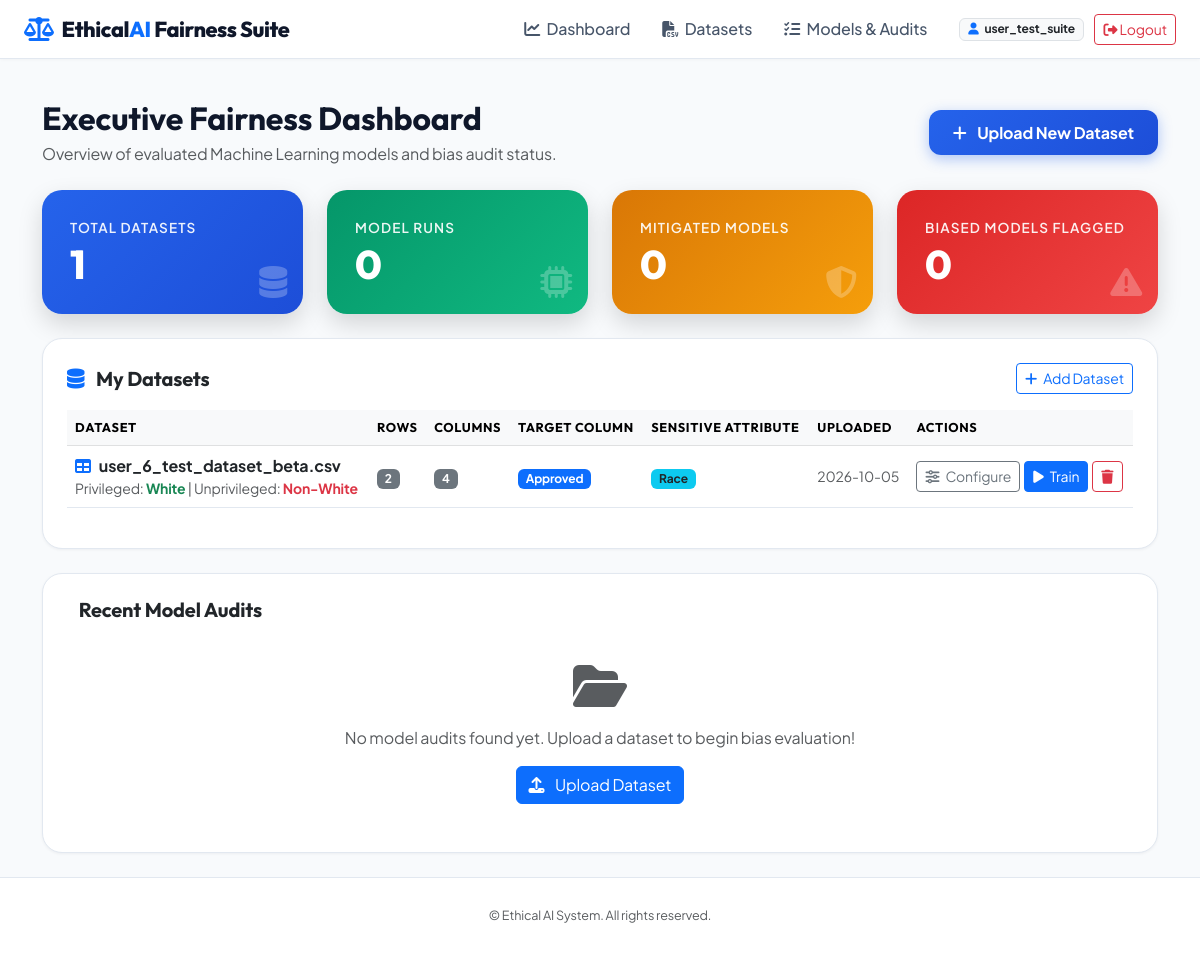
The page /dashboard (signed in) on the database as committed earlier.
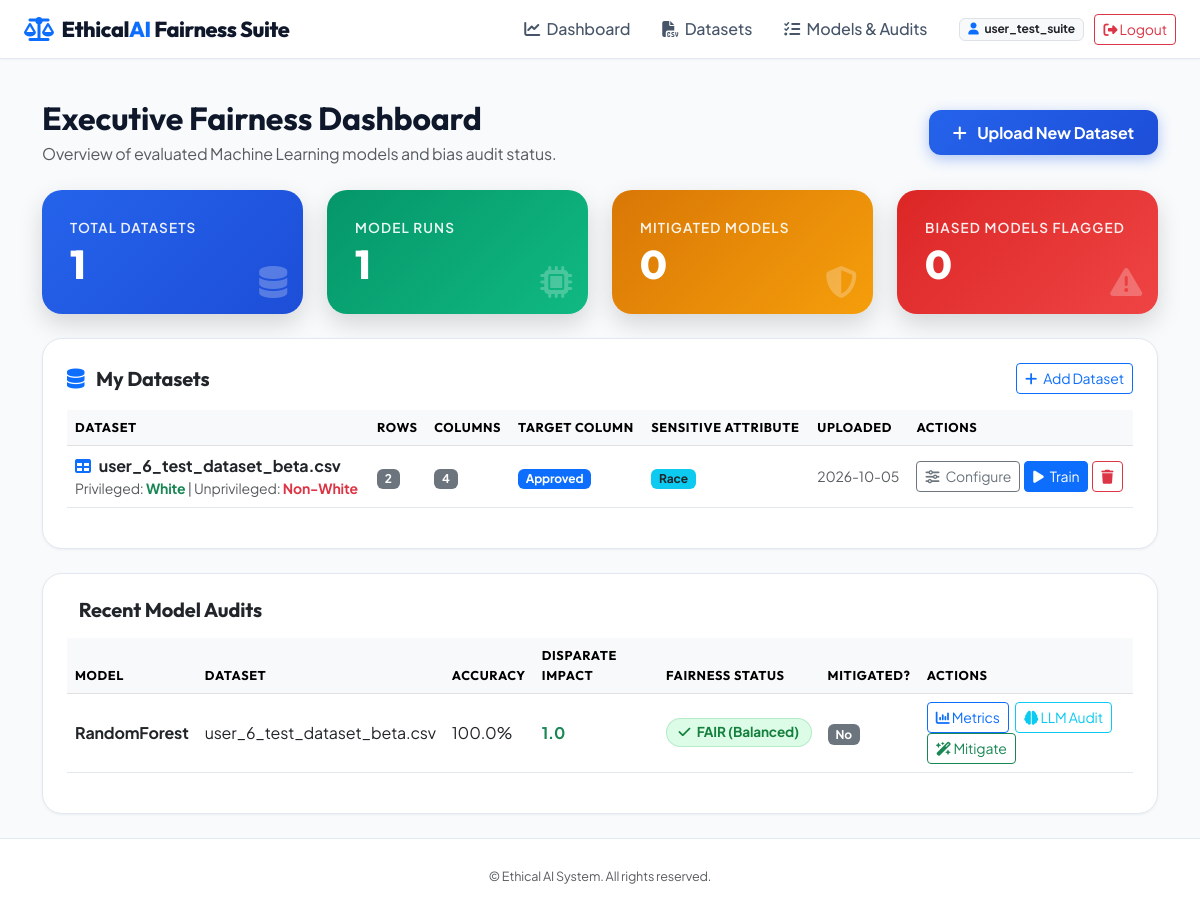
The same page on the database as committed later.
### tables this page shows
CREATE TABLE datasets (
    id INTEGER PRIMARY KEY AUTOINCREMENT,
    user_id INTEGER NOT NULL,
    filename VARCHAR(255) NOT NULL,
    filepath VARCHAR(255) NOT NULL,
    row_count INTEGER DEFAULT 0,
    column_count INTEGER DEFAULT 0,
    target_column VARCHAR(100),
    sensitive_column VARCHAR(100),
    privileged_group VARCHAR(100),
    unprivileged_group VARCHAR(100),
    uploaded_at TIMESTAMP DEFAULT CURRENT_TIMESTAMP, csv_content TEXT,
    FOREIGN KEY (user_id) REFERENCES users(id) ON DELETE CASCADE
);

CREATE TABLE model_runs (
    id INTEGER PRIMARY KEY AUTOINCREMENT,
    user_id INTEGER NOT NULL,
    dataset_id INTEGER NOT NULL,
    model_name VARCHAR(100) NOT NULL,
    accuracy REAL NOT NULL,
    precision_score REAL NOT NULL,
    recall_score REAL NOT NULL,
    f1_score REAL NOT NULL,
    disparate_impact REAL NOT NULL,
    demographic_parity_diff REAL NOT NULL,
    equalized_odds_diff REAL NOT NULL,
    equal_opportunity_diff REAL NOT NULL,
    is_mitigated BOOLEAN DEFAULT 0,
    mitigation_method VARCHAR(100) DEFAULT 'None',
    confusion_matrix_json TEXT NOT NULL,
    fairness_status VARCHAR(50) DEFAULT 'Unchecked',
    created_at TIMESTAMP DEFAULT CURRENT_TIMESTAMP,
    FOREIGN KEY (user_id) REFERENCES users(id) ON DELETE CASCADE,
    FOREIGN KEY (dataset_id) REFERENCES datasets(id) ON DELETE CASCADE
);

### app.py (the view)
@app.route('/dashboard')
@login_required
def dashboard():
    user_id = session['user_id']
    datasets = get_user_datasets(user_id)
    conn = get_db_connection()
    cursor = conn.cursor()
    cursor.execute(
        """SELECT m.*, d.filename FROM model_runs m
           JOIN datasets d ON m.dataset_id = d.id
           WHERE m.user_id = ? ORDER BY m.created_at DESC""",
        (user_id,)
    )
    model_runs = [dict(r) for r in cursor.fetchall()]
    conn.close()
    mitigated_count = sum(1 for r in model_runs if r['is_mitigated'])
    biased_count = sum(1 for r in model_runs if 'BIASED' in r['fairness_status'])
    return render_template(
        'dashboard.html',
        datasets=datasets,
        model_runs=model_runs,
        mitigated_count=mitigated_count,
        biased_count=biased_count
    )

### app.py (called while the page is built)
def login_required(f):
    from functools import wraps
    @wraps(f)
    def decorated_function(*args, **kwargs):
        if 'user_id' not in session:
            flash('Please log in to access this page.', 'warning')
            return redirect(url_for('login_page'))
        return f(*args, **kwargs)
    return decorated_function

### models/auth.py (called while the page is built)
def get_db_connection():
    conn = sqlite3.connect(Config.DATABASE_PATH, timeout=30.0)
    conn.row_factory = sqlite3.Row
    return conn

### models/dataset_manager.py (called while the page is built)
def get_user_datasets(user_id):
    conn = get_db_connection()
    cursor = conn.cursor()
    cursor.execute("SELECT * FROM datasets WHERE user_id = ? ORDER BY uploaded_at DESC", (user_id,))
    datasets = cursor.fetchall()
    conn.close()
    return [dict(d) for d in datasets]

### templates/dashboard.html (shortened to what the changed rows need)
{% extends "base.html" %}
{% block content %}
<div class="container py-4">
    <div class="d-flex justify-content-between align-items-center mb-4">
        <div>
            <h2 class="fw-bold mb-1">Executive Fairness Dashboard</h2>
        </div>
    </div>
    <div class="row g-4 mb-4">
        <div class="col-md-3">
            <div class="card card-custom metric-card success">
                <div class="metric-label">Model Runs</div>
                <div class="metric-val">{{ model_runs|length }}</div>
                <i class="fa-solid fa-microchip position-absolute end-0 bottom-0 m-3 opacity-25 fa-2x"></i>
            </div>
        </div>
    </div>
    <div class="card card-custom p-4 mb-4">
        {% if datasets %}
            <div class="table-responsive">
                <table class="table table-hover align-middle">
                    <thead class="table-light">
                        <tr>
                            <th>Dataset</th>
                            <th>Rows</th>
                            <th>Columns</th>
                            <th>Target Column</th>
                            <th>Sensitive Attribute</th>
                            <th>Uploaded</th>
                            <th>Actions</th>
                        </tr>
                    </thead>
                    <tbody>
                        {% for ds in datasets %}
                        <tr>
                            <td>
                                <div class="fw-bold"><i class="fa-solid fa-table text-primary me-2"></i>{{ ds.filename }}</div>
                                <div class="small text-muted">
                                    Privileged: <span class="text-success fw-bold">{{ ds.privileged_group or '—' }}</span> |
                                    Unprivileged: <span class="text-danger fw-bold">{{ ds.unprivileged_group or '—' }}</span>
                                </div>
                            </td>
                            <td><span class="badge bg-secondary">{{ ds.row_count }}</span></td>
                            <td><span class="badge bg-secondary">{{ ds.column_count }}</span></td>
                            <td>
                                {% if ds.target_column %}
                                    <span class="badge bg-primary">{{ ds.target_column }}</span>
                                {% else %}
                                    <span class="text-muted small">Not set</span>
                                {% endif %}
                            </td>
                            <td>
                                {% if ds.sensitive_column %}
                                    <span class="badge bg-info text-dark">{{ ds.sensitive_column }}</span>
                                {% else %}
                                    <span class="text-muted small">Not set</span>
                                {% endif %}
                            </td>
                            <td class="small text-muted">{{ ds.uploaded_at[:10] if ds.uploaded_at else '—' }}</td>
                            <td>
                                <div class="d-flex gap-1 flex-wrap">
                                    <a href="{{ url_for('preprocess_page', dataset_id=ds.id) }}" class="btn btn-sm btn-outline-secondary" title="Configure columns">
                                        <i class="fa-solid fa-sliders me-1"></i> Configure
                                    </a>
                                    <a href="{{ url_for('train_page', dataset_id=ds.id) }}" class="btn btn-sm btn-primary" title="Train a model">
                                        <i class="fa-solid fa-play me-1"></i> Train
                                    </a>
                                    <button class="btn btn-sm btn-outline-danger" title="Delete dataset"
                                            onclick="confirmDelete({{ ds.id }}, '{{ ds.filename|replace("'", "\\'") }}')">
                                        <i class="fa-solid fa-trash"></i>
                                    </button>
                                </div>
                            </td>
                        </tr>
                        {% endfor %}
                    </tbody>
                </table>
            </div>
        {% endif %}
    </div>
    <div class="card card-custom p-4">
        {% if model_runs %}
            <div class="table-responsive">
                <table class="table table-hover align-middle">
                    <thead class="table-light">
                        <tr>
                            <th>Model</th>
                            <th>Dataset</th>
                            <th>Accuracy</th>
                            <th>Disparate Impact</th>
                            <th>Fairness Status</th>
                            <th>Mitigated?</th>
                            <th>Actions</th>
                        </tr>
                    </thead>
                    <tbody>
                        {% for run in model_runs %}
                        <tr>
                            <td class="fw-bold">{{ run.model_name }}</td>
                            <td>{{ run.filename }}</td>
                            <td>{{ (run.accuracy * 100)|round(1) }}%</td>
                            <td class="fw-bold {{ 'text-danger' if run.disparate_impact < 0.8 else ('text-warning' if run.disparate_impact < 0.9 else 'text-success') }}">
                                {{ run.disparate_impact }}
                            </td>
                            <td>
                                {% if 'BIASED' in run.fairness_status %}
                                    <span class="badge badge-biased"><i class="fa-solid fa-xmark me-1"></i> {{ run.fairness_status }}</span>
                                {% elif 'MODERATE' in run.fairness_status %}
                                    <span class="badge bg-warning text-dark"><i class="fa-solid fa-triangle-exclamation me-1"></i> {{ run.fairness_status }}</span>
                                {% else %}
                                    <span class="badge badge-fair"><i class="fa-solid fa-check me-1"></i> {{ run.fairness_status }}</span>
                                {% endif %}
                            </td>
                            <td>
                                {% if run.is_mitigated %}
                                    <span class="badge bg-success">Yes ({{ run.mitigation_method }})</span>
                                {% else %}
                                    <span class="badge bg-secondary">No</span>
                                {% endif %}
                            </td>
                            <td>
                                <a href="{{ url_for('bias_detection_page', model_run_id=run.id) }}" class="btn btn-sm btn-outline-primary me-1"><i class="fa-solid fa-chart-column"></i> Metrics</a>
                                <a href="{{ url_for('llm_audit_page', model_run_id=run.id) }}" class="btn btn-sm btn-outline-info me-1"><i class="fa-solid fa-brain"></i> LLM Audit</a>
                                <a href="{{ url_for('mitigation_page', model_run_id=run.id) }}" class="btn btn-sm btn-outline-success"><i class="fa-solid fa-wand-magic-sparkles"></i> Mitigate</a>
                            </td>
                        </tr>
                        {% endfor %}
                    </tbody>
                </table>
            </div>
        {% else %}
            <div class="text-center py-4 text-muted">
                <i class="fa-solid fa-folder-open fa-3x mb-3"></i>
                <p>No model audits found yet. Upload a dataset to begin bias evaluation!</p>
                <a href="{{ url_for('upload_page') }}" class="btn btn-primary"><i class="fa-solid fa-upload me-2"></i> Upload Dataset</a>
            </div>
        {% endif %}
    </div>
</div>
{% endblock %}

Rows that differ between the two databases and show on the page:
added model_runs: model_name "RandomForest", filename "user_6_test_dataset_beta.csv", (run.accuracy*100)|round(1) "100.0", disparate_impact "1.0", fairness_status "FAIR (Balanced)", is_mitigated "No"
Other text that changed with them:
{{ model_runs|length }}: "0" → "1"
text no longer shown: "No model audits found yet. Upload a dataset to begin bias evaluation! Upload Dataset"
text now shown: "MODEL DATASET ACCURACY DISPARATE IMPACT FAIRNESS STATUS MITIGATED? ACTIONS"
